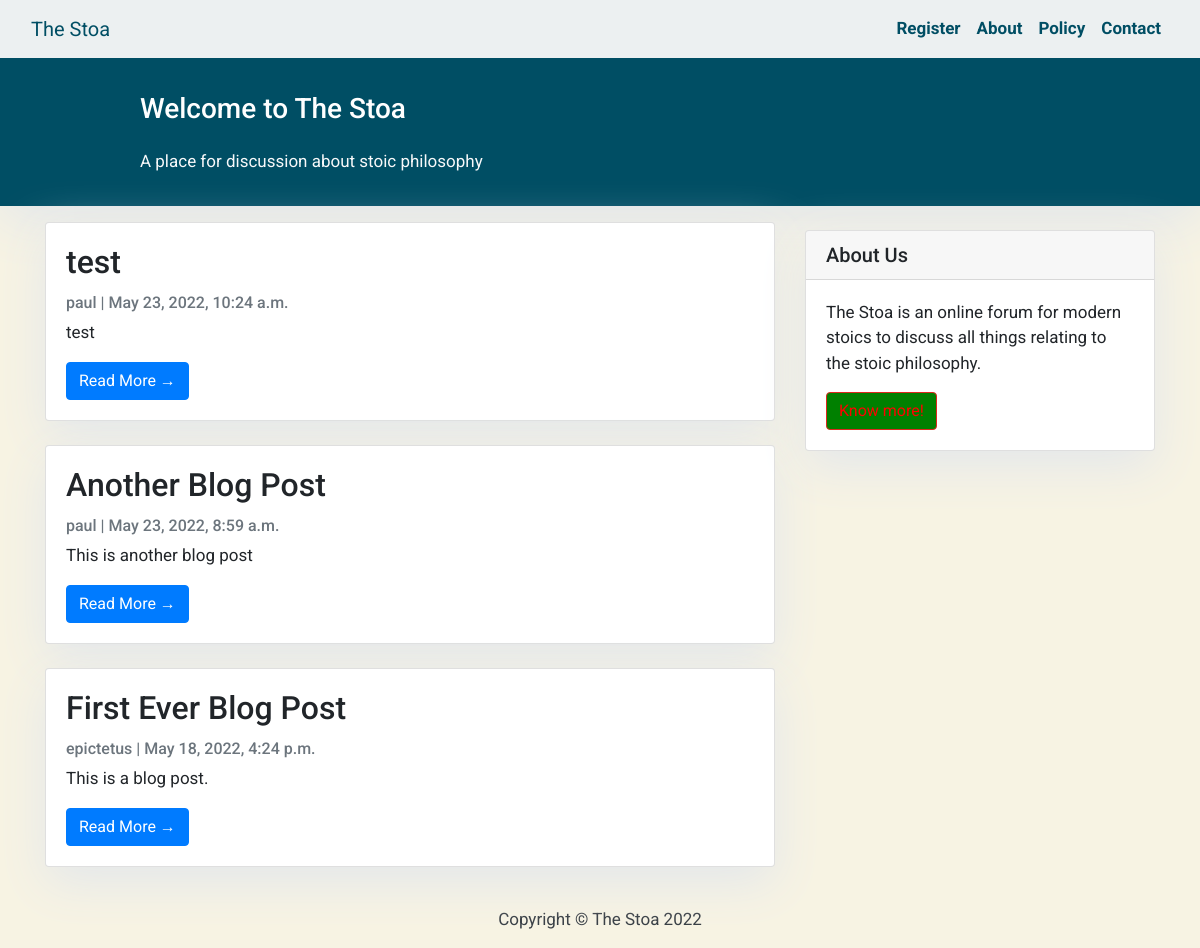
/, run on an earlier commit of the app's database.
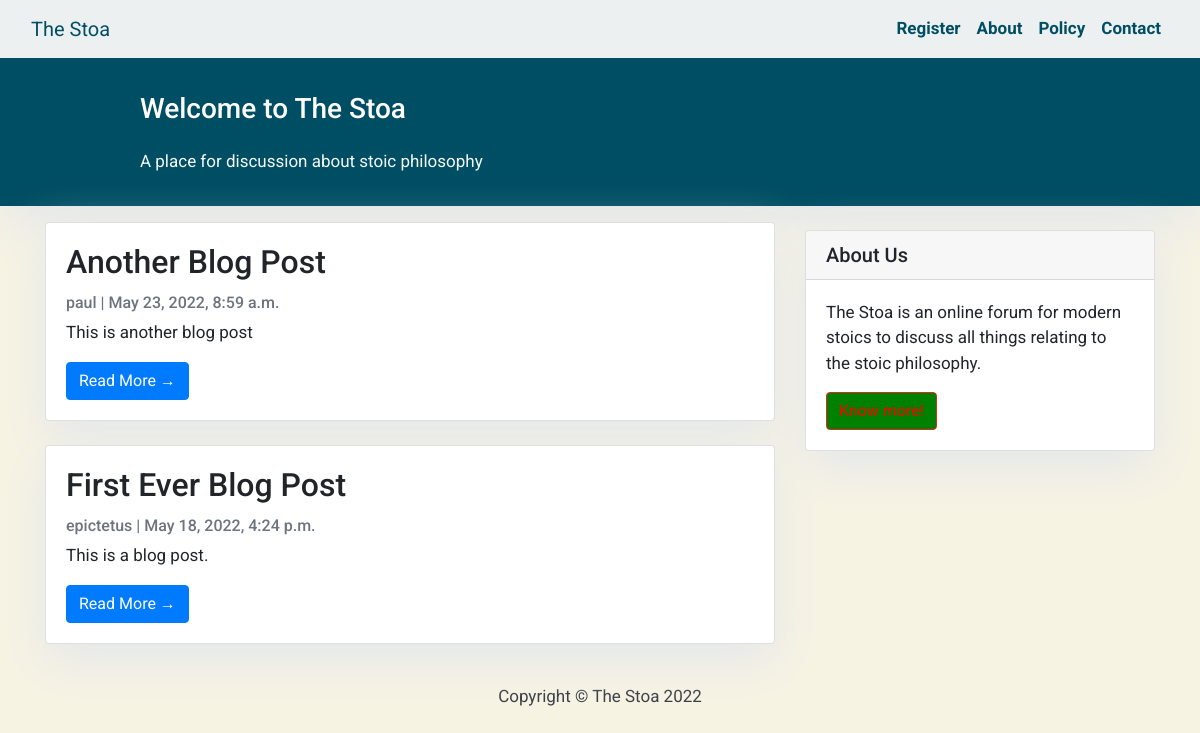
And on a later commit of the database.
### stoicblog/models.py (models this page shows, shortened)
class Post(models.Model):
    title = models.CharField(max_length=200, unique=True)
    slug = models.SlugField(max_length=200, unique=True)
    author = models.ForeignKey(User, on_delete= models.CASCADE,related_name='blog_posts')
    updated_on = models.DateTimeField(auto_now= True)
    content = models.TextField()
    created_on = models.DateTimeField(auto_now_add=True)
    status = models.IntegerField(choices=STATUS, default=0)
    class Meta:
        ordering = ['-created_on']

### stoicblog/views.py (the view)
# urls.py: path('', views.PostList.as_view(), name='home'),
class PostList(generic.ListView):
    queryset = Post.objects.filter(status=1).order_by('-created_on')
    template_name = 'index.html'

### stoicblog/templates/index.html (shortened to what this page needs)
{% extends "base.html" %}
{% block content %}
{% load static %}
<header class="masthead">
    <div class="container">
        <div class="row">
            <div class=" col-md-8 col-md-10 mx-auto">
                <div class="site-heading">
                    <h3 class=" site-heading my-4 mt-3 text-white"> Welcome to The Stoa </h3>
                    <p class="text-light">A place for discussion about stoic philosophy
                    </p>
                </div>
            </div>
        </div>
    </div>
</header>
<div class="container">
    <div class="row">
        <div class="col-md-8 mt-3 left">
            {% for post in post_list %}
            <div class="card mb-4">
                <div class="card-body">
                    <h2 class="card-title">{{ post.title }}</h2>
                    <p class="card-text text-muted h6">{{ post.author }} | {{ post.created_on}} </p>
                    <p class="card-text">{{post.content|slice:":200" }}</p>
                    <a href="{% url 'post_detail' post.slug  %}" class="btn btn-primary">Read More &rarr;</a>
                </div>
            </div>
            {% endfor %}
        </div>
        {% block sidebar %} {% include 'sidebar.html' %} {% endblock sidebar %}
    </div>
</div>
{%endblock%}

What changed in the data, as far as the page shows it:
removed Post: title "test", author "paul", created_on "May 23, 2022, 10:24 a.m.", content "test"
